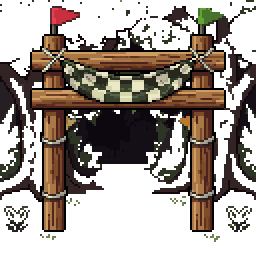
#> input picture kit/wk_r01/bg/arch/00.png, 128 x 128 px, found by its file name (shown 2 times larger)
$ python render.py
#> lines starting #> are read from the running program, lines starting #| are printed output that depends on the picture
### kit/fork1/common.py
import os, glob, math, json, subprocess, random
from PIL import Image, ImageDraw, ImageFont, ImageEnhance, ImageFilter
SP = '/tmp/claude-0/-home-claude/3d9a853e-960c-501e-b487-63abffb4f487/scratchpad/'
FONT = SP + 'npmfont/ps/package/files/PressStart2P.ttf'; A = SP + 'pause/assets/'; PL = SP + 'pixellab/'
W, H, FPS = 1080, 1920, 30
_fc = {}
def F(s):
    if s not in _fc: _fc[s] = ImageFont.truetype(FONT, s)
    return _fc[s]
def crop(im): return im.crop(im.getbbox())
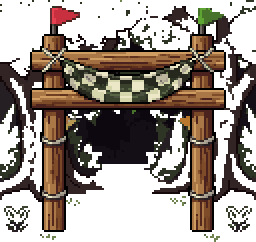
#> returned value: PIL image 128x121 RGBA (shown 2 times larger); mean R, G, B, A 41.5, 31.4, 23.7, 138.2; transparent parts drawn white
def up(im, k): return im.resize((max(1, int(im.width * k)), max(1, int(im.height * k))), Image.NEAREST)
#> called with k = 4
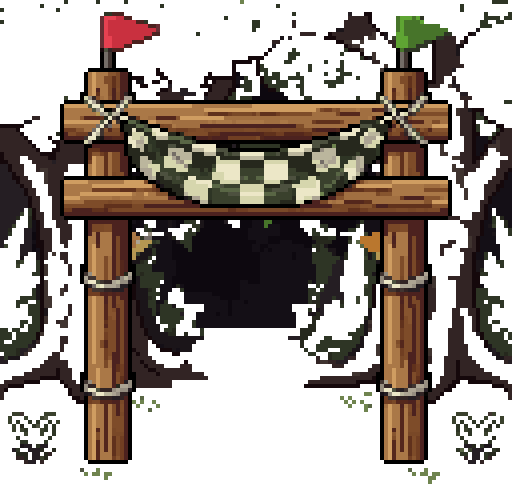
#> returned value: PIL image 512x484 RGBA; mean R, G, B, A 41.5, 31.4, 23.7, 138.2; transparent parts drawn white
def layer(img, fn):
    L = Image.new('RGBA', img.size, (0, 0, 0, 0)); fn(ImageDraw.Draw(L)); img.alpha_composite(L)
def ctext(d, x, y, t, f, fill=(255, 255, 255), sw=6, a=255, sc=(20, 15, 35)):
    w = d.textlength(t, font=f); d.text((x - w / 2, y), t, font=f, fill=tuple(fill[:3]) + (a,), stroke_width=sw, stroke_fill=tuple(sc[:3]) + (a,))
# [18 lines left out: functions text_layer, gif_frames, not called in this run]
IDLE_FILE = {'joy': 'idle_0.gif', 'cyrus': 'idle_1.gif', 'ray': 'idle_2.gif', 'cleo': 'idle_3.gif', 'hollow': 'idle_9.gif'}
# [4 lines left out: function idle, not called in this run]
VIC = {'joy': 'vic_Victory_Pose.gif', 'cyrus': 'vic_VictoryPose_1_2f3491a2-9eb4-4ed3-a96d-f50d84bb993a.gif', 'cleo': 'vic_victoryPose.gif', 'ray': 'vic_victoryPose_1.gif', 'hollow': 'hollow-victory.gif'}
def vic(g, h): return gif_frames(A + VIC[g], h=h)
def seq(d, k=2, lo=1, hi=None):
    fs = sorted(glob.glob(d + '/*.png'))[lo:hi]
    return [up(Image.open(p).convert('RGBA'), k) for p in fs]
GUMK = ['mush', 'acv', 'mel', 'cre', 'gold']
def gummy(kind, k=2): return up(Image.open(PL + f'gummies/pick_{kind}.png').convert('RGBA'), k)
# [10 lines left out: function bg_frames, not called in this run]
class Writer:
    def __init__(self, path):
        self.p = subprocess.Popen(['ffmpeg', '-y', '-loglevel', 'error', '-f', 'rawvideo', '-pix_fmt', 'rgb24', '-s', f'{W}x{H}', '-r', str(FPS), '-i', '-',
                                   '-c:v', 'libx264', '-preset', 'veryfast', '-crf', '18', '-pix_fmt', 'yuv420p', path], stdin=subprocess.PIPE)
    def write(self, img): self.p.stdin.write(img.convert('RGB').tobytes())
    def close(self): self.p.stdin.close(); self.p.wait()
# [9 lines left out: functions mix, ship, not called in this run]
def sheet(mp4, out, n=8, cols=8):
    d = float(subprocess.run(['ffprobe', '-v', 'error', '-show_entries', 'format=duration', '-of', 'csv=p=0', mp4], capture_output=True, text=True).stdout)
    subprocess.run(['ffmpeg', '-y', '-loglevel', 'error', '-i', mp4, '-vf', f'fps={n}/{d},scale=270:480,tile={cols}x{max(1, n // cols)}', '-frames:v', '1', out])

### kit/fork_sz44/v47/render.py
import sys, math, json, random
sys.path.insert(0, '../../fork1'); from common import *
sys.path.insert(0, '../../pixellab/safezone'); from hook import hook_layer
os.chdir(os.path.dirname(os.path.abspath(__file__)))
K = 3; FOOTY = 78 * K
RUN = seq('../../pixellab/race/cyrus_run', K, 1, 9)
SLP = seq('../../fork_a5/gen/cyrus_sleep', K, 0, 13)
WALK = seq('../../fork_a5/gen/cleo_walk', K, 1, 9)
WIN = seq('../../fork_a5/gen/cleo_win', K, 0, 9)
FLAG = up(crop(Image.open('../../fork_a5/gen/flag/00.png').convert('RGBA')), 4).transpose(Image.FLIP_LEFT_RIGHT)
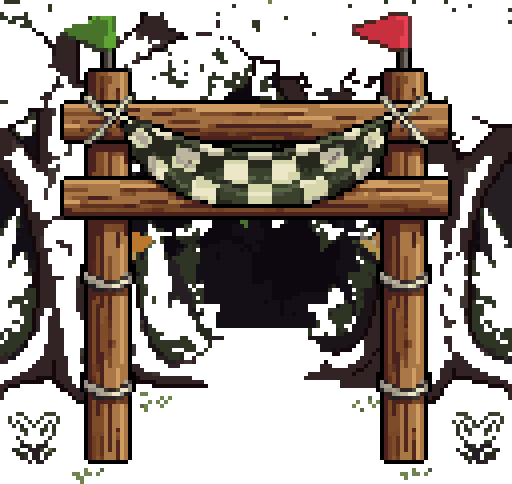
#> FLAG: PIL image 512x484 RGBA; mean R, G, B, A 41.5, 31.4, 23.7, 138.2; transparent parts drawn white
GUM = gummy('cre', 3)
#> (the run stopped early here; a loop or call above may not have finished)
